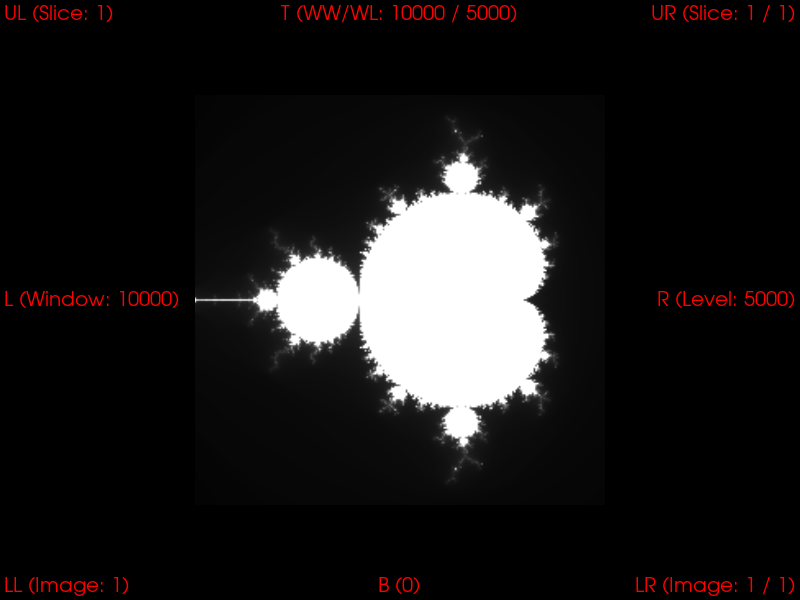

Write the Python code that produced this figure.
#!/usr/bin/env python

# Test vtkCornerAnnotation with image actor and window/level display.

import vtkmodules.vtkInteractionStyle  # noqa: F401
import vtkmodules.vtkRenderingFreeType  # noqa: F401
import vtkmodules.vtkRenderingOpenGL2  # noqa: F401

from vtkmodules.vtkImagingColor import vtkImageMapToWindowLevelColors
from vtkmodules.vtkImagingCore import vtkImageShiftScale
from vtkmodules.vtkImagingSources import vtkImageMandelbrotSource
from vtkmodules.vtkRenderingAnnotation import vtkCornerAnnotation
from vtkmodules.vtkRenderingCore import (
    vtkImageActor,
    vtkRenderWindow,
    vtkRenderWindowInteractor,
    vtkRenderer,
)

# Source
mandelbrot_source = vtkImageMandelbrotSource()

# Filter
shift_scale_filter = vtkImageShiftScale()
shift_scale_filter.SetInputConnection(mandelbrot_source.GetOutputPort())
shift_scale_filter.SetScale(100)
shift_scale_filter.SetShift(0)
shift_scale_filter.SetOutputScalarTypeToShort()
shift_scale_filter.Update()

# Window/level mapping
window_level_colors = vtkImageMapToWindowLevelColors()
window_level_colors.SetInputConnection(shift_scale_filter.GetOutputPort())
window_level_colors.SetWindow(10000)
window_level_colors.SetLevel(5000)

# Image actor
image_actor = vtkImageActor()
image_actor.GetMapper().SetInputConnection(window_level_colors.GetOutputPort())

# Corner annotation
corner_annotation = vtkCornerAnnotation()
corner_annotation.SetImageActor(image_actor)
corner_annotation.SetWindowLevel(window_level_colors)
corner_annotation.SetLinearFontScaleFactor(2)
corner_annotation.SetNonlinearFontScaleFactor(1)
corner_annotation.SetMaximumFontSize(20)

corner_annotation.SetText(vtkCornerAnnotation.LowerLeft, "LL (<image>)")
corner_annotation.SetText(vtkCornerAnnotation.LowerRight, "LR (<image_and_max>)")
corner_annotation.SetText(vtkCornerAnnotation.UpperLeft, "UL (<slice>)")
corner_annotation.SetText(vtkCornerAnnotation.UpperRight, "UR (<slice_and_max>)")
corner_annotation.SetText(vtkCornerAnnotation.UpperEdge, "T (<window_level>)")
corner_annotation.SetText(vtkCornerAnnotation.LowerEdge, "B (<slice_pos>)")
corner_annotation.SetText(vtkCornerAnnotation.LeftEdge, "L (<window>)")
corner_annotation.SetText(vtkCornerAnnotation.RightEdge, "R (<level>)")

corner_annotation.GetTextProperty().SetColor(1, 0, 0)

# Renderer
renderer = vtkRenderer()
renderer.AddActor(image_actor)
renderer.AddViewProp(corner_annotation)

# Render window
render_window = vtkRenderWindow()
render_window.AddRenderer(renderer)
render_window.SetWindowName("corner overlay")
render_window.SetMultiSamples(0)
render_window.SetSize(800, 600)

# Interactor
interactor = vtkRenderWindowInteractor()
interactor.SetRenderWindow(render_window)

interactor.Initialize()
interactor.Start()
